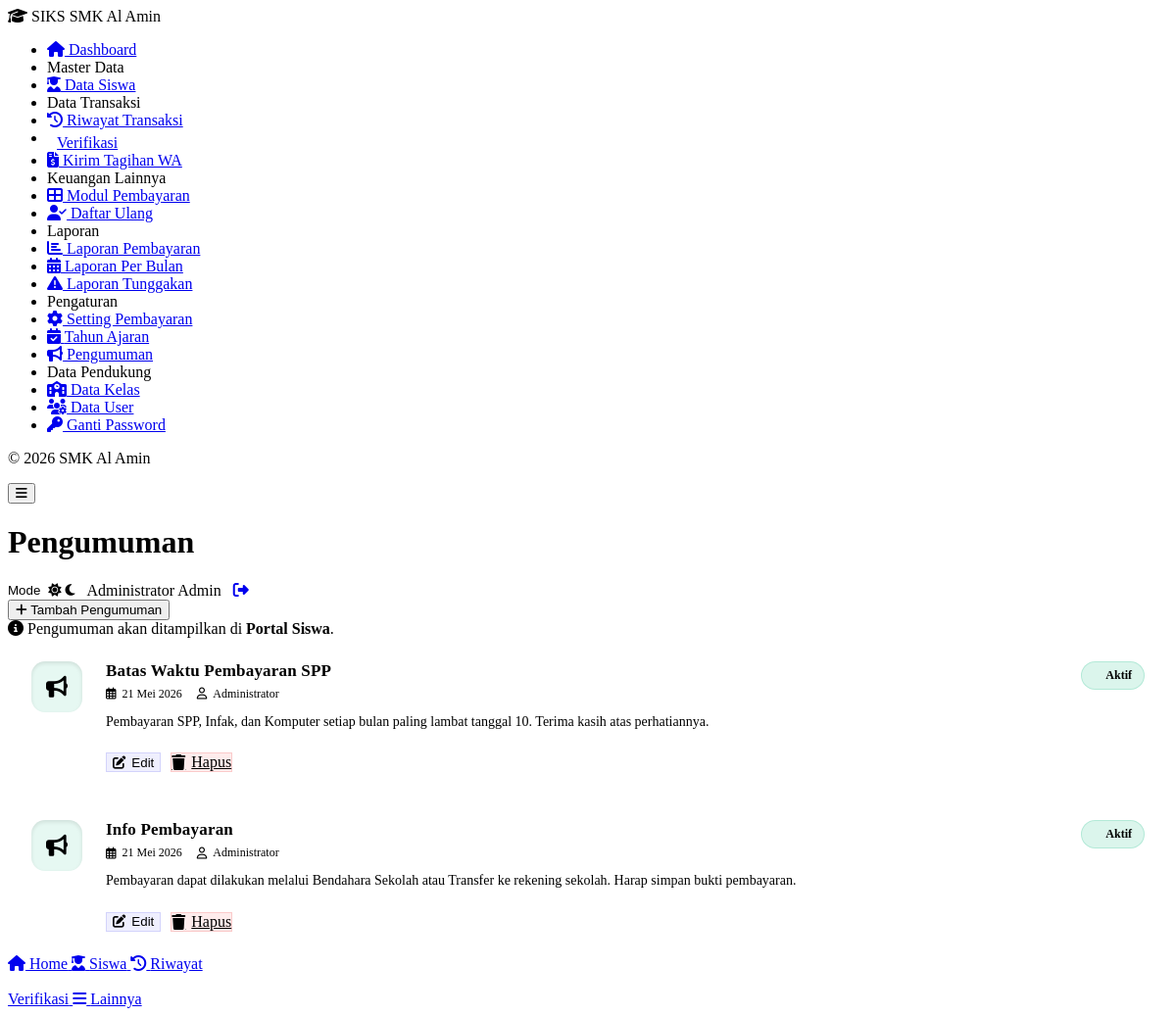
The app's page /pengumuman/index.php (signed in) with its own data.
### tables this page shows
CREATE TABLE `pengumuman` (
  `id` int(11) NOT NULL,
  `judul` varchar(200) NOT NULL,
  `isi` text NOT NULL,
  `is_active` tinyint(1) DEFAULT 1,
  `created_by` int(11) DEFAULT NULL,
  `created_at` timestamp NOT NULL DEFAULT current_timestamp(),
  `notification_queued_at` datetime DEFAULT NULL
);

CREATE TABLE `users` (
  `id` int(11) NOT NULL,
  `username` varchar(50) NOT NULL,
  `password` varchar(255) NOT NULL,
  `nama_lengkap` varchar(100) NOT NULL,
  `role` enum('admin','bendahara') NOT NULL DEFAULT 'bendahara',
  `status` enum('aktif','nonaktif') DEFAULT 'aktif',
  `created_at` timestamp NOT NULL DEFAULT current_timestamp(),
  `updated_at` timestamp NOT NULL DEFAULT current_timestamp() ON UPDATE current_timestamp()
);

### includes/functions.php (called while the page is built, shortened)
<?php
function formatTanggal($tanggal, $format = 'd F Y') {
    $bulan = [
        'January' => 'Januari',
        'February' => 'Februari',
        'March' => 'Maret',
        'April' => 'April',
        'May' => 'Mei',
        'June' => 'Juni',
        'July' => 'Juli',
        'August' => 'Agustus',
        'September' => 'September',
        'October' => 'Oktober',
        'November' => 'November',
        'December' => 'Desember'
    ];
    $tanggal = date($format, strtotime($tanggal));
    return strtr($tanggal, $bulan);
}
function isAdmin() {
    return isset($_SESSION['role']) && $_SESSION['role'] === 'admin';
}
function e($string) {
    return htmlspecialchars($string, ENT_QUOTES, 'UTF-8');
}

### pengumuman/index.php (the view, shortened to what this page needs)
<?php
require_once '../includes/functions.php';
$pageTitle = 'Pengumuman';
$pengumumanList = $pdo->query("SELECT p.*, u.nama_lengkap as author FROM pengumuman p LEFT JOIN users u ON p.created_by = u.id ORDER BY p.created_at DESC")->fetchAll();
include '../includes/header.php';
?>
<div class="toolbar">
    <button class="btn btn-success" onclick="showModal()">
        <i class="fas fa-plus"></i> Tambah Pengumuman
    </button>
</div>
<div class="alert alert-info">
    <i class="fas fa-info-circle"></i>
    Pengumuman akan ditampilkan di <strong>Portal Siswa</strong>.
    <a href="<?= BASE_URL ?>siswa-portal/" target="_blank" style="color: white; text-decoration: underline;">Lihat Portal Siswa</a>
</div>
<div class="card">
    <div class="card-body" style="padding: 0;">
        <?php if (empty($pengumumanList)): ?>
            <div class="empty-state">
                <i class="fas fa-bullhorn"></i>
                <h3>Belum ada pengumuman</h3>
                <p>Buat pengumuman untuk memberitahu siswa tentang batas waktu pembayaran</p>
            </div>
        <?php else: ?>
            <div class="announcement-list">
                <?php foreach ($pengumumanList as $p): ?>
                <div class="announcement-item" style="padding: 24px; border-bottom: 1px solid rgba(255,255,255,0.05); display: flex; gap: 24px; align-items: flex-start; transition: all 0.3s ease;">
                    <div style="width: 52px; height: 52px; border-radius: 14px; background: <?= $p['is_active'] ? 'rgba(16, 185, 129, 0.1)' : 'rgba(245, 158, 11, 0.1)' ?>; display: flex; align-items: center; justify-content: center; color: <?= $p['is_active'] ? 'var(--success)' : 'var(--warning)' ?>; font-size: 22px; flex-shrink: 0; box-shadow: inset 0 2px 4px rgba(0,0,0,0.1);">
                        <i class="fas fa-bullhorn"></i>
                    </div>
                    <div style="flex: 1; min-width: 0;">
                        <div style="display: flex; justify-content: space-between; align-items: flex-start; margin-bottom: 10px; flex-wrap: wrap; gap: 12px;">
                            <div>
                                <h4 style="margin: 0 0 6px 0; font-size: 17px; color: var(--text-primary); font-weight: 600; letter-spacing: 0.2px;"><?= e($p['judul']) ?></h4>
                                <div style="font-size: 12px; color: var(--text-muted); display: flex; align-items: center; gap: 15px;">
                                    <span style="display: flex; align-items: center; gap: 6px;"><i class="far fa-calendar-alt"></i> <?= formatTanggal($p['created_at'], 'd M Y') ?></span>
                                    <span style="display: flex; align-items: center; gap: 6px;"><i class="far fa-user"></i> <?= e($p['author'] ?? 'Administrator') ?></span>
                                </div>
                            </div>
                            <div>
                                <?php if ($p['is_active']): ?>
                                    <span style="display: inline-flex; align-items: center; gap: 6px; background: rgba(16, 185, 129, 0.15); color: var(--success); padding: 6px 12px; border-radius: 20px; font-size: 12px; font-weight: 600; border: 1px solid rgba(16, 185, 129, 0.2);">
                                        <div style="width: 6px; height: 6px; border-radius: 50%; background: var(--success);"></div> Aktif
                                    </span>
                                <?php endif; ?>
                            </div>
                        </div>
                        <p style="margin: 0 0 20px 0; font-size: 14px; color: var(--text-secondary); line-height: 1.6; display: -webkit-box; -webkit-line-clamp: 2; -webkit-box-orient: vertical; overflow: hidden;"><?= e($p['isi']) ?></p>
                        <div class="action-buttons" style="display: flex; gap: 10px;">
                            <button class="btn btn-sm" onclick="editPengumuman(<?= htmlspecialchars(json_encode($p)) ?>)" style="background: rgba(99, 102, 241, 0.1); color: var(--primary-light); border: 1px solid rgba(99, 102, 241, 0.2); box-shadow: none; display: flex; align-items: center; gap: 6px;">
                                <i class="fas fa-edit"></i> Edit
                            </button>
                            <a href="index.php?delete=<?= $p['id'] ?>" class="btn btn-sm btn-delete" style="background: rgba(239, 68, 68, 0.1); color: var(--danger); border: 1px solid rgba(239, 68, 68, 0.2); box-shadow: none; display: flex; align-items: center; gap: 6px;">
                                <i class="fas fa-trash"></i> Hapus
                            </a>
                        </div>
                    </div>
                </div>
                <?php endforeach; ?>
            </div>
        <?php endif; ?>
    </div>
</div>
<?php include '../includes/footer.php'; ?>

### includes/header.php (shortened to what this page needs)
<!DOCTYPE html>
<html lang="id">
<head>
    <link rel="stylesheet" href="https://cdnjs.cloudflare.com/ajax/libs/font-awesome/6.4.0/css/all.min.css">
    <link rel="stylesheet" href="<?= BASE_URL ?>assets/css/style.css?v=<?= filemtime(__DIR__ . '/../assets/css/style.css') ?>">
    <link rel="stylesheet" href="<?= BASE_URL ?>assets/css/responsive.css?v=<?= filemtime(__DIR__ . '/../assets/css/responsive.css') ?>">
</head>
<body class="light-mode">
    <div class="app-container">
        <?php include __DIR__ . '/sidebar.php'; ?>
        <main class="main-content">
            <header class="top-header">
                <div class="header-left">
                    <button class="menu-toggle" id="menuToggle">
                        <i class="fas fa-bars"></i>
                    </button>
                    <h1 class="page-title"><?= isset($pageTitle) ? e($pageTitle) : 'Dashboard' ?></h1>
                </div>
                <div class="header-right" style="display:flex;align-items:center;gap:12px; position:relative; z-index:999999;">
                    <button type="button" class="theme-switch-wrap" style="background:transparent; border:none; padding:0; cursor:pointer; z-index:999999; display:flex; align-items:center; gap:8px; outline:none;">
                        <span class="theme-switch-label">Mode</span>
                        <div class="theme-switch" title="Mode Terang / Gelap" style="pointer-events:none;">
                            <i class="fas fa-sun ts-sun"></i>
                            <i class="fas fa-moon ts-moon"></i>
                        </div>
                    </button>
                    <div class="user-info">
                        <span class="user-name"><?= e($_SESSION['nama_lengkap'] ?? 'User') ?></span>
                        <span class="user-role badge badge-<?= $_SESSION['role'] ?? 'user' ?>">
                            <?= ucfirst($_SESSION['role'] ?? 'User') ?>
                        </span>
                    </div>
                    <a href="<?= BASE_URL ?>logout.php" class="btn-logout" title="Logout">
                        <i class="fas fa-sign-out-alt"></i>
                    </a>
                </div>
            </header>
            <div class="content-wrapper">

### includes/sidebar.php (shortened to what this page needs)
<aside class="sidebar" id="sidebar">
    <div class="sidebar-header">
        <div class="logo">
            <i class="fas fa-graduation-cap"></i>
            <span>SIKS SMK Al Amin</span>
        </div>
    </div>
    <nav class="sidebar-nav">
        <ul class="nav-menu">
            <li class="nav-item">
                <a href="<?= BASE_URL ?>pages/dashboard.php" class="nav-link <?= strpos($_SERVER['PHP_SELF'], 'dashboard') !== false ? 'active' : '' ?>">
                    <i class="fas fa-home"></i>
                    <span>Dashboard</span>
                </a>
            </li>
            <?php if (isAdmin()): ?>
            <li class="nav-section">Master Data</li>
            <li class="nav-item">
                <a href="<?= BASE_URL ?>siswa/" class="nav-link <?= strpos($_SERVER['PHP_SELF'], 'siswa') !== false && strpos($_SERVER['PHP_SELF'], 'daftar-ulang') === false ? 'active' : '' ?>">
                    <i class="fas fa-user-graduate"></i>
                    <span>Data Siswa</span>
                </a>
            </li>
            <?php endif; ?>
            <li class="nav-section">Data Transaksi</li>
            <li class="nav-item">
                <a href="<?= BASE_URL ?>pembayaran/" class="nav-link <?= strpos($_SERVER['PHP_SELF'], 'pembayaran') !== false && strpos($_SERVER['PHP_SELF'], 'verifikasi') === false && strpos($_SERVER['PHP_SELF'], 'kirim') === false ? 'active' : '' ?>">
                    <i class="fas fa-history"></i>
                    <span>Riwayat Transaksi</span>
                </a>
            </li>
            <li class="nav-item">
                <a href="<?= BASE_URL ?>pembayaran/verifikasi.php" class="nav-link <?= strpos($_SERVER['PHP_SELF'], 'verifikasi') !== false ? 'active' : '' ?>" style="display: flex; justify-content: space-between; align-items: center;">
                    <span style="display: flex; align-items: center; gap: 10px;">
                        <span>Verifikasi</span>
                    </span>
                </a>
            </li>
            <li class="nav-item">
                <a href="<?= BASE_URL ?>pembayaran/kirim-invoice.php" class="nav-link <?= strpos($_SERVER['PHP_SELF'], 'kirim-invoice') !== false ? 'active' : '' ?>">
                    <i class="fas fa-file-invoice-dollar"></i>
                    <span>Kirim Tagihan WA</span>
                </a>
            </li>
            <li class="nav-section">Keuangan Lainnya</li>
            <li class="nav-item">
                <a href="<?= BASE_URL ?>keuangan/" class="nav-link <?= strpos($_SERVER['PHP_SELF'], 'keuangan') !== false ? 'active' : '' ?>">
                    <i class="fas fa-th-large"></i>
                    <span>Modul Pembayaran</span>
                </a>
            </li>
            <li class="nav-item">
                <a href="<?= BASE_URL ?>siswa/daftar-ulang.php" class="nav-link <?= strpos($_SERVER['PHP_SELF'], 'daftar-ulang') !== false ? 'active' : '' ?>">
                    <i class="fas fa-user-check"></i>
                    <span>Daftar Ulang</span>
                </a>
            </li>
            <li class="nav-section">Laporan</li>
            <li class="nav-item">
                <a href="<?= BASE_URL ?>laporan/" class="nav-link <?= strpos($_SERVER['PHP_SELF'], 'laporan') !== false && strpos($_SERVER['PHP_SELF'], 'per-') === false ? 'active' : '' ?>">
                    <i class="fas fa-chart-bar"></i>
                    <span>Laporan Pembayaran</span>
                </a>
            </li>
            <li class="nav-item">
                <a href="<?= BASE_URL ?>laporan/per-bulan.php" class="nav-link <?= strpos($_SERVER['PHP_SELF'], 'per-bulan') !== false ? 'active' : '' ?>">
                    <i class="fas fa-calendar-alt"></i>
                    <span>Laporan Per Bulan</span>
                </a>
            </li>
            <li class="nav-item">
                <a href="<?= BASE_URL ?>laporan/tunggakan.php" class="nav-link <?= strpos($_SERVER['PHP_SELF'], 'tunggakan') !== false ? 'active' : '' ?>">
                    <i class="fas fa-exclamation-triangle"></i>
                    <span>Laporan Tunggakan</span>
                </a>
            </li>
            <?php if (isAdmin()): ?>
            <li class="nav-section">Pengaturan</li>
            <li class="nav-item">
                <a href="<?= BASE_URL ?>spp/" class="nav-link <?= strpos($_SERVER['PHP_SELF'], 'spp') !== false ? 'active' : '' ?>">
                    <i class="fas fa-cog"></i>
                    <span>Setting Pembayaran</span>
                </a>
            </li>
            <li class="nav-item">
                <a href="<?= BASE_URL ?>tahun-ajaran/" class="nav-link <?= strpos($_SERVER['PHP_SELF'], 'tahun-ajaran') !== false ? 'active' : '' ?>">
                    <i class="fas fa-calendar-check"></i>
                    <span>Tahun Ajaran</span>
                </a>
            </li>
            <li class="nav-item">
                <a href="<?= BASE_URL ?>pengumuman/" class="nav-link <?= strpos($_SERVER['PHP_SELF'], 'pengumuman') !== false ? 'active' : '' ?>">
                    <i class="fas fa-bullhorn"></i>
                    <span>Pengumuman</span>
                </a>
            </li>
            <li class="nav-section">Data Pendukung</li>
            <li class="nav-item">
                <a href="<?= BASE_URL ?>kelas/" class="nav-link <?= strpos($_SERVER['PHP_SELF'], 'kelas') !== false ? 'active' : '' ?>">
                    <i class="fas fa-school"></i>
                    <span>Data Kelas</span>
                </a>
            </li>
            <li class="nav-item">
                <a href="<?= BASE_URL ?>users/" class="nav-link <?= strpos($_SERVER['PHP_SELF'], 'users') !== false ? 'active' : '' ?>">
                    <i class="fas fa-users-cog"></i>
                    <span>Data User</span>
                </a>
            </li>
            <li class="nav-item">
                <a href="<?= BASE_URL ?>users/ganti-password.php" class="nav-link <?= strpos($_SERVER['PHP_SELF'], 'ganti-password') !== false ? 'active' : '' ?>">
                    <i class="fas fa-key"></i>
                    <span>Ganti Password</span>
                </a>
            </li>
            <?php endif; ?>
        </ul>
    </nav>
    <div class="sidebar-footer">
        <p>&copy; <?= date('Y') ?> SMK Al Amin</p>
    </div>
</aside>

### includes/footer.php (shortened to what this page needs)
            </div>
        </main>
    </div>
    <?php if(isset($_SESSION['user_id'])): ?>
    <nav class="bottom-nav">
        <a href="<?= BASE_URL ?>pages/dashboard.php" class="bn-item <?= strpos($_SERVER['PHP_SELF'], 'dashboard') !== false ? 'active' : '' ?>">
            <i class="fas fa-home"></i>
            <span>Home</span>
        </a>
        <?php if (isAdmin()): ?>
        <a href="<?= BASE_URL ?>siswa/" class="bn-item <?= strpos($_SERVER['PHP_SELF'], 'siswa') !== false && strpos($_SERVER['PHP_SELF'], 'daftar-ulang') === false ? 'active' : '' ?>">
            <i class="fas fa-user-graduate"></i>
            <span>Siswa</span>
        </a>
        <?php endif; ?>
        <a href="<?= BASE_URL ?>pembayaran/" class="bn-item <?= strpos($_SERVER['PHP_SELF'], 'pembayaran') !== false && strpos($_SERVER['PHP_SELF'], 'verifikasi') === false && strpos($_SERVER['PHP_SELF'], 'kirim') === false ? 'active' : '' ?>">
            <i class="fas fa-history"></i>
            <span>Riwayat</span>
        </a>
        <a href="<?= BASE_URL ?>pembayaran/verifikasi.php" class="bn-item <?= strpos($_SERVER['PHP_SELF'], 'verifikasi') !== false ? 'active' : '' ?>">
            <div class="bn-icon-wrap">
            </div>
            <span>Verifikasi</span>
        </a>
        <a href="#" class="bn-item" onclick="document.getElementById('sidebar').classList.toggle('active'); event.stopPropagation(); return false;">
            <i class="fas fa-bars"></i>
            <span>Lainnya</span>
        </a>
    </nav>
    <?php endif; ?>
</body>
</html>

### pengumuman/index.php (style rules this page uses)
.announcement-item:last-child { border-bottom: none !important; }

### records on screen
pengumuman: judul "Batas Waktu Pembayaran SPP", created_at "21 Mei 2026", created_by.nama_lengkap "Administrator", is_active "Aktif", isi "Pembayaran SPP, Infak, dan Komputer setiap bulan paling lambat tanggal 10. Terima kasih atas perhatiannya."
pengumuman: judul "Info Pembayaran", created_at "21 Mei 2026", created_by.nama_lengkap "Administrator", is_active "Aktif", isi "Pembayaran dapat dilakukan melalui Bendahara Sekolah atau Transfer ke rekening sekolah. Harap simpan bukti pembayaran."

### other values on screen
$pageTitle "Pengumuman"
$_SESSION['nama_lengkap'] "Administrator"
$_SESSION['role'] "Admin"
